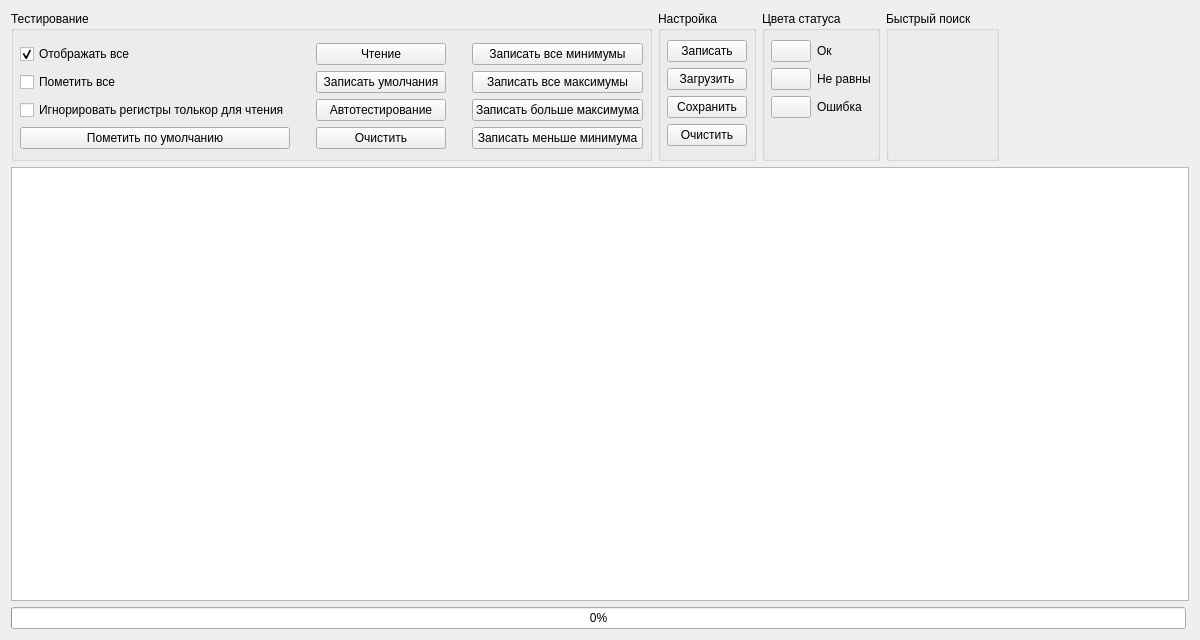
<?xml version="1.0" encoding="UTF-8"?>
<ui version="4.0">
 <class>Ksu735ManualFullTestingWidget</class>
 <widget class="QWidget" name="Ksu735ManualFullTestingWidget">
  <property name="geometry">
   <rect>
    <x>0</x>
    <y>0</y>
    <width>1200</width>
    <height>640</height>
   </rect>
  </property>
  <property name="windowTitle">
   <string>Form</string>
  </property>
  <layout class="QVBoxLayout" name="verticalLayout_3">
   <item>
    <layout class="QHBoxLayout" name="horizontalLayout_2">
     <item>
      <widget class="QGroupBox" name="testGroupBox">
       <property name="title">
        <string>Тестирование</string>
       </property>
       <layout class="QGridLayout" name="gridLayout">
        <property name="leftMargin">
         <number>6</number>
        </property>
        <property name="topMargin">
         <number>12</number>
        </property>
        <property name="rightMargin">
         <number>6</number>
        </property>
        <item row="0" column="0">
         <widget class="QCheckBox" name="showAllCheckBox">
          <property name="text">
           <string>Отображать все</string>
          </property>
          <property name="checked">
           <bool>true</bool>
          </property>
         </widget>
        </item>
        <item row="0" column="2">
         <widget class="QPushButton" name="readButton">
          <property name="text">
           <string>Чтение</string>
          </property>
         </widget>
        </item>
        <item row="0" column="3">
         <spacer name="horizontalSpacer_3">
          <property name="orientation">
           <enum>Qt::Horizontal</enum>
          </property>
          <property name="sizeType">
           <enum>QSizePolicy::Minimum</enum>
          </property>
          <property name="sizeHint" stdset="0">
           <size>
            <width>20</width>
            <height>20</height>
           </size>
          </property>
         </spacer>
        </item>
        <item row="0" column="4">
         <widget class="QPushButton" name="writeMinimumButton">
          <property name="text">
           <string>Записать все минимумы</string>
          </property>
         </widget>
        </item>
        <item row="1" column="0">
         <widget class="QCheckBox" name="enableAllCheckBox">
          <property name="text">
           <string>Пометить все</string>
          </property>
         </widget>
        </item>
        <item row="1" column="2">
         <widget class="QPushButton" name="writeDefaultButton">
          <property name="text">
           <string>Записать умолчания</string>
          </property>
         </widget>
        </item>
        <item row="2" column="0">
         <widget class="QCheckBox" name="ignoreReadOnlyCheckBox">
          <property name="text">
           <string>Игнорировать регистры толькор для чтения</string>
          </property>
         </widget>
        </item>
        <item row="2" column="1">
         <spacer name="horizontalSpacer">
          <property name="orientation">
           <enum>Qt::Horizontal</enum>
          </property>
          <property name="sizeType">
           <enum>QSizePolicy::Minimum</enum>
          </property>
          <property name="sizeHint" stdset="0">
           <size>
            <width>20</width>
            <height>20</height>
           </size>
          </property>
         </spacer>
        </item>
        <item row="2" column="2">
         <widget class="QPushButton" name="autotestButton">
          <property name="minimumSize">
           <size>
            <width>130</width>
            <height>0</height>
           </size>
          </property>
          <property name="text">
           <string>Автотестирование</string>
          </property>
         </widget>
        </item>
        <item row="3" column="0">
         <widget class="QPushButton" name="enableDefaultButton">
          <property name="minimumSize">
           <size>
            <width>160</width>
            <height>0</height>
           </size>
          </property>
          <property name="text">
           <string>Пометить по умолчанию</string>
          </property>
         </widget>
        </item>
        <item row="3" column="2">
         <widget class="QPushButton" name="clearButton">
          <property name="text">
           <string>Очистить</string>
          </property>
         </widget>
        </item>
        <item row="1" column="4">
         <widget class="QPushButton" name="writeMaximumButton">
          <property name="text">
           <string>Записать все максимумы</string>
          </property>
         </widget>
        </item>
        <item row="2" column="4">
         <widget class="QPushButton" name="writeAboveMaximumButton">
          <property name="text">
           <string>Записать больше максимума</string>
          </property>
         </widget>
        </item>
        <item row="3" column="4">
         <widget class="QPushButton" name="writeLessMinimumButton">
          <property name="text">
           <string>Записать меньше минимума</string>
          </property>
         </widget>
        </item>
       </layout>
      </widget>
     </item>
     <item>
      <widget class="QGroupBox" name="settingsGroupBox">
       <property name="minimumSize">
        <size>
         <width>0</width>
         <height>0</height>
        </size>
       </property>
       <property name="title">
        <string>Настройка</string>
       </property>
       <layout class="QVBoxLayout" name="verticalLayout_2">
        <property name="leftMargin">
         <number>6</number>
        </property>
        <property name="rightMargin">
         <number>6</number>
        </property>
        <item>
         <widget class="QPushButton" name="writeButton">
          <property name="text">
           <string>Записать</string>
          </property>
         </widget>
        </item>
        <item>
         <widget class="QPushButton" name="saveSettingsButton">
          <property name="text">
           <string>Загрузить</string>
          </property>
         </widget>
        </item>
        <item>
         <widget class="QPushButton" name="loadSettingsButton">
          <property name="text">
           <string>Сохранить</string>
          </property>
         </widget>
        </item>
        <item>
         <widget class="QPushButton" name="clearSettingsButton">
          <property name="text">
           <string>Очистить</string>
          </property>
         </widget>
        </item>
       </layout>
      </widget>
     </item>
     <item>
      <widget class="QGroupBox" name="colorGroupBox">
       <property name="minimumSize">
        <size>
         <width>0</width>
         <height>0</height>
        </size>
       </property>
       <property name="title">
        <string>Цвета статуса</string>
       </property>
       <layout class="QFormLayout" name="formLayout_2">
        <property name="horizontalSpacing">
         <number>6</number>
        </property>
        <property name="leftMargin">
         <number>6</number>
        </property>
        <property name="rightMargin">
         <number>6</number>
        </property>
        <item row="0" column="0">
         <widget class="QPushButton" name="okColorButton">
          <property name="text">
           <string/>
          </property>
         </widget>
        </item>
        <item row="0" column="1">
         <widget class="QLabel" name="okColorLabel">
          <property name="text">
           <string>Ок</string>
          </property>
         </widget>
        </item>
        <item row="1" column="0">
         <widget class="QPushButton" name="notSameColorButton">
          <property name="text">
           <string/>
          </property>
         </widget>
        </item>
        <item row="1" column="1">
         <widget class="QLabel" name="notSameColorLabel">
          <property name="text">
           <string>Не равны</string>
          </property>
         </widget>
        </item>
        <item row="2" column="0">
         <widget class="QPushButton" name="errorColorButton">
          <property name="text">
           <string/>
          </property>
         </widget>
        </item>
        <item row="2" column="1">
         <widget class="QLabel" name="errorColorLabel">
          <property name="text">
           <string>Ошибка</string>
          </property>
         </widget>
        </item>
       </layout>
      </widget>
     </item>
     <item>
      <widget class="QGroupBox" name="searchGroupBox">
       <property name="title">
        <string>Быстрый поиск</string>
       </property>
       <layout class="QGridLayout" name="gridLayout_2">
        <item row="0" column="0">
         <layout class="QHBoxLayout" name="searchFormLayout"/>
        </item>
       </layout>
      </widget>
     </item>
     <item>
      <spacer name="horizontalSpacer_2">
       <property name="orientation">
        <enum>Qt::Horizontal</enum>
       </property>
       <property name="sizeHint" stdset="0">
        <size>
         <width>118</width>
         <height>13</height>
        </size>
       </property>
      </spacer>
     </item>
    </layout>
   </item>
   <item>
    <widget class="QTableView" name="tableView">
     <property name="sortingEnabled">
      <bool>true</bool>
     </property>
     <attribute name="horizontalHeaderShowSortIndicator" stdset="0">
      <bool>true</bool>
     </attribute>
    </widget>
   </item>
   <item>
    <layout class="QHBoxLayout" name="horizontalLayout">
     <property name="spacing">
      <number>0</number>
     </property>
     <item>
      <widget class="QProgressBar" name="progressBar">
       <property name="value">
        <number>0</number>
       </property>
      </widget>
     </item>
     <item>
      <widget class="Line" name="progressLine">
       <property name="styleSheet">
        <string notr="true">background-color: rgba(0, 0, 0, 0);</string>
       </property>
       <property name="lineWidth">
        <number>0</number>
       </property>
       <property name="orientation">
        <enum>Qt::Vertical</enum>
       </property>
      </widget>
     </item>
    </layout>
   </item>
  </layout>
 </widget>
 <tabstops>
  <tabstop>enableAllCheckBox</tabstop>
  <tabstop>readButton</tabstop>
  <tabstop>showAllCheckBox</tabstop>
  <tabstop>autotestButton</tabstop>
  <tabstop>clearButton</tabstop>
 </tabstops>
 <resources/>
 <connections/>
</ui>
